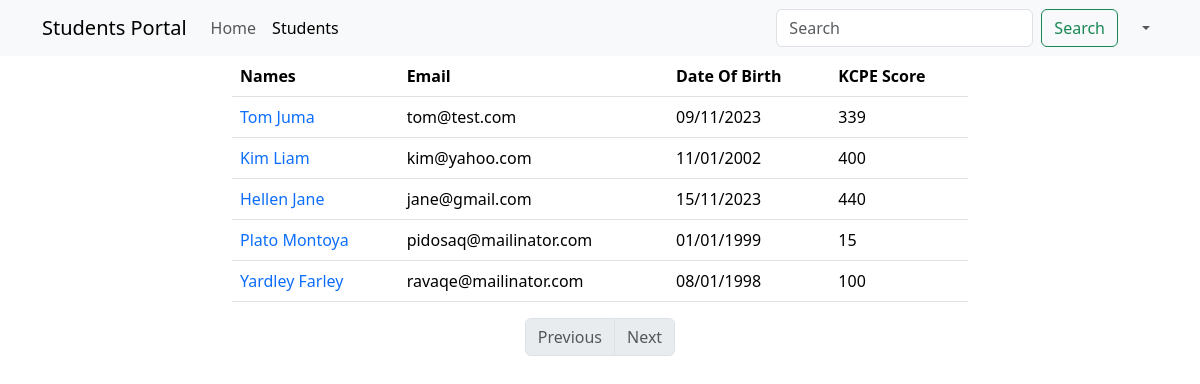
Before: /show (signed in) with the older database file.
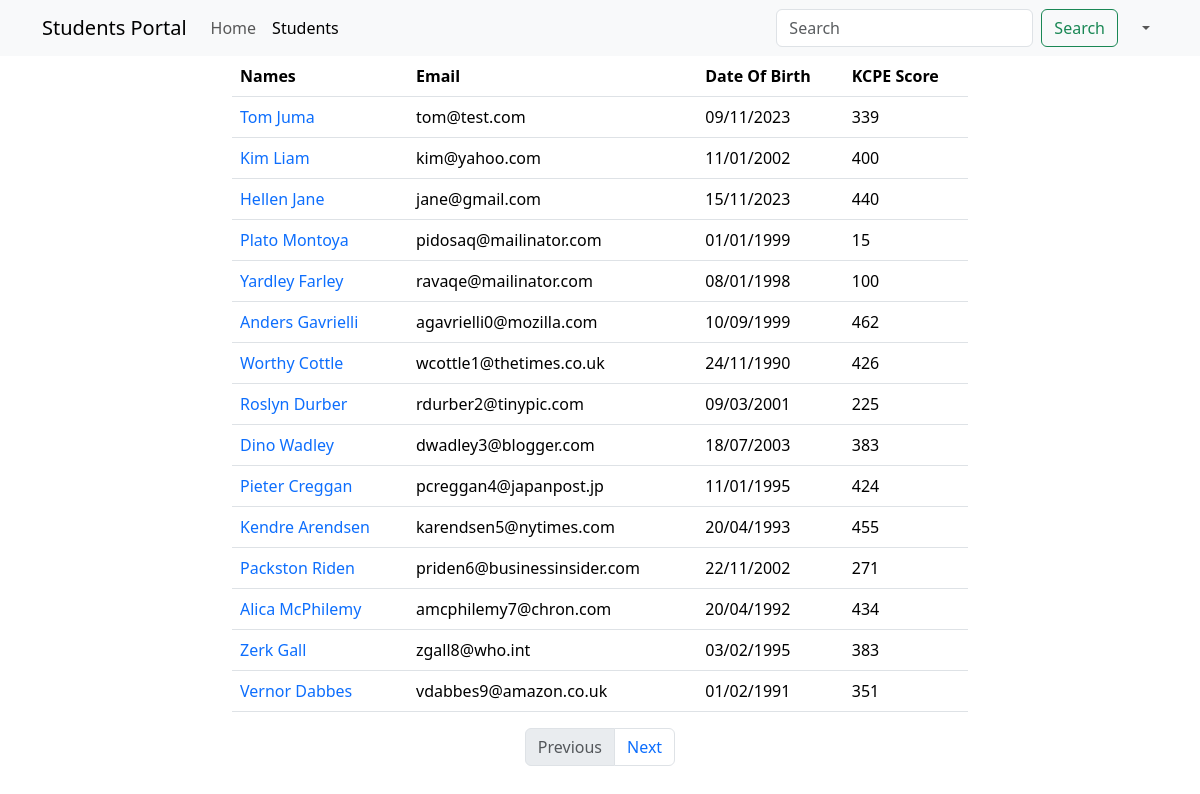
After: the same page with the newer database file.
### main_app/models.py (models this page shows, shortened)
class Student(models.Model):
    first_name = models.CharField(max_length=25)
    last_name = models.CharField(max_length=25)
    dob = models.DateField()
    email = models.EmailField(unique=True)
    weight = models.DecimalField(max_digits=5, decimal_places=2)  # 100.500
    is_sporty = models.BooleanField(default=False)
    kcpe_score = models.IntegerField()
    profile_pic = models.ImageField(upload_to=generate_unique_name, null=True, default="students/default.png")
    created_at = models.DateTimeField(auto_now_add=True)
    updated_at = models.DateTimeField(auto_now=True)

### main_app/views.py (the view)
# urls.py: path('show', views.show_students, name="show"),
@login_required
def show_students(request):
    data = Student.objects.all()  # SELECT * FROM students
    paginator = Paginator(data, 15)
    page_number = request.GET.get("page")
    data = paginator.get_page(page_number)
    return render(request, "display.html", {"students": data})

### templates/display.html (shortened to what this page needs)
{% extends 'base.html' %}
{% block content %}
    {% include 'navbar.html' %}
    <div class="container">
        <div class="row justify-content-center">
            <div class="col-sm-8">
                <table class="table">
                    <thead>
                    <tr>
                        <th>Names</th>
                        <th>Email</th>
                        <th>Date Of Birth</th>
                        <th>KCPE Score</th>
                    </tr>
                    </thead>
                    <tbody>
                    {% for student in students %}
                        <tr>
                            <td>
                                <a href="{% url 'details' student.id %}"
                                   class="text-decoration-none">{{ student.first_name }} {{ student.last_name }}</a>
                            </td>
                            <td>{{ student.email }}</td>
                            <td>{{ student.dob | date:'d/m/Y' }}</td>
                            <td>{{ student.kcpe_score }}</td>
                        </tr>
                    {% endfor %}
                    </tbody>
                </table>
                <nav aria-label="Page navigation example">
                    <ul class="pagination justify-content-center">
                        {% if students.has_previous %}
                            <li class="page-item">
                                <a class="page-link" href='?page={{ students.previous_page_number }}'>Previous</a>
                            </li>
                        {% else %}
                            <li class="page-item disabled">
                                <a class="page-link" href='' tabindex="-1" aria-disabled="True">Previous</a>
                            </li>
                        {% endif %}
                        {% if students.has_next %}
                            <li class="page-item">
                                <a class="page-link" href='?page={{ students.next_page_number }}'>Next</a>
                            </li>
                        {% else %}
                            <li class="page-item disabled">
                                <a class="page-link" href='' tabindex="-1" aria-disabled="True">Next</a>
                            </li>
                        {% endif %}
                    </ul>
                </nav>
            </div>
        </div>
    </div>
{% endblock %}

Changed rows visible on the page:
added Student: first_name "Anders", last_name "Gavrielli", email "agavrielli0@mozilla.com", dob "10/09/1999", kcpe_score "462"
added Student: first_name "Worthy", last_name "Cottle", email "wcottle1@thetimes.co.uk", dob "24/11/1990", kcpe_score "426"
added Student: first_name "Roslyn", last_name "Durber", email "rdurber2@tinypic.com", dob "09/03/2001", kcpe_score "225"
added Student: first_name "Dino", last_name "Wadley", email "dwadley3@blogger.com", dob "18/07/2003", kcpe_score "383"
added Student: first_name "Pieter", last_name "Creggan", email "pcreggan4@japanpost.jp", dob "11/01/1995", kcpe_score "424"
added Student: first_name "Kendre", last_name "Arendsen", email "karendsen5@nytimes.com", dob "20/04/1993", kcpe_score "455"
added Student: first_name "Packston", last_name "Riden", email "priden6@businessinsider.com", dob "22/11/2002", kcpe_score "271"
added Student: first_name "Alica", last_name "McPhilemy", email "amcphilemy7@chron.com", dob "20/04/1992", kcpe_score "434"
added Student: first_name "Zerk", last_name "Gall", email "zgall8@who.int", dob "03/02/1995", kcpe_score "383"
added Student: first_name "Vernor", last_name "Dabbes", email "vdabbes9@amazon.co.uk", dob "01/02/1991", kcpe_score "351"
